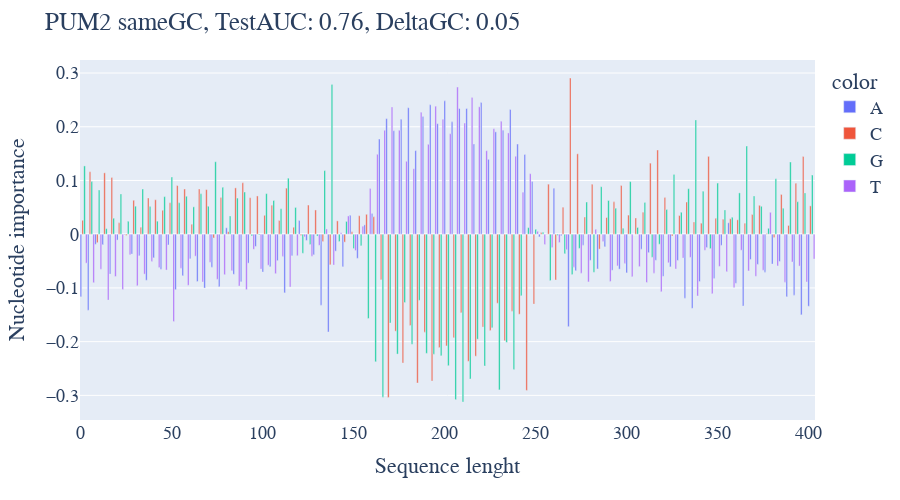
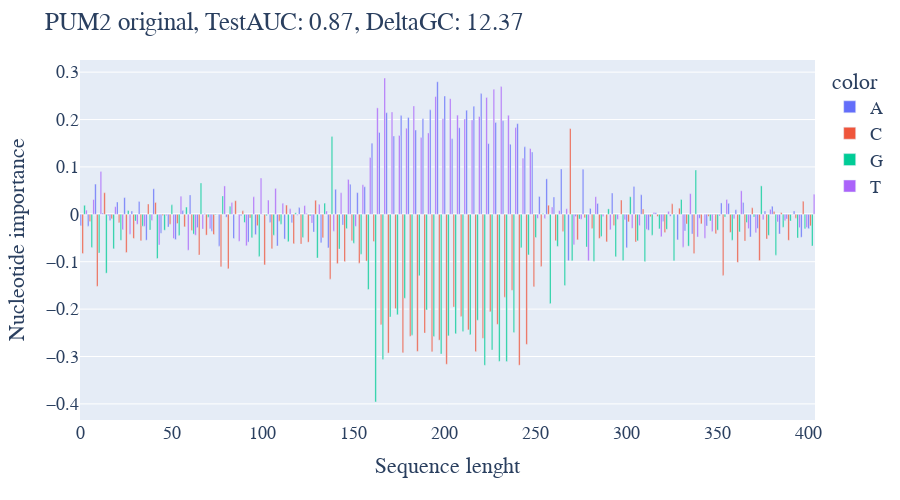
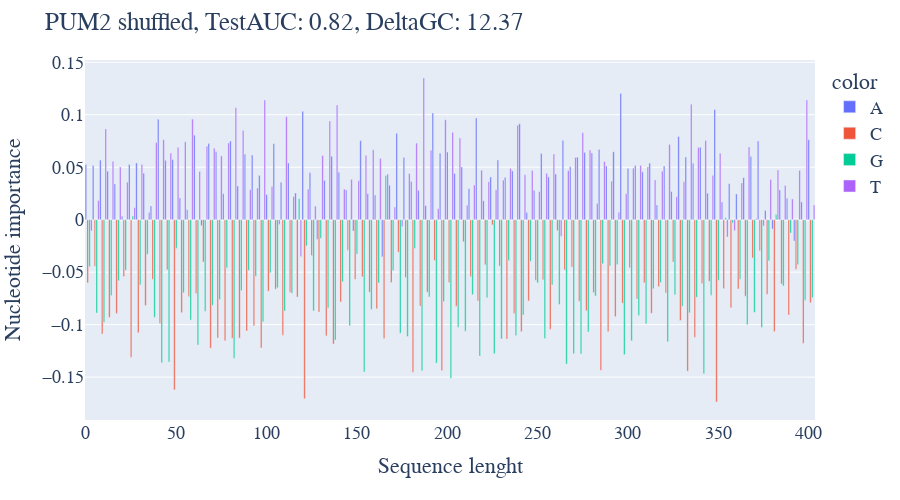

Notebook code cell kept with these figures, in order:
### Code cell
PUM2_RBP24 = Path("/home/mrkvrbl/Diplomka/Data/rbp24/processed/PARCLIP_PUM2/train")

PUM2_specs = process_protein(PUM2_RBP24)
print(PUM2_specs)

for entry in PUM2_specs:
    (df_type, AUC, baseline, delta_gc) = entry
    logreg_feature_importance(baseline, df_type, AUC, "PUM2", delta_gc)
